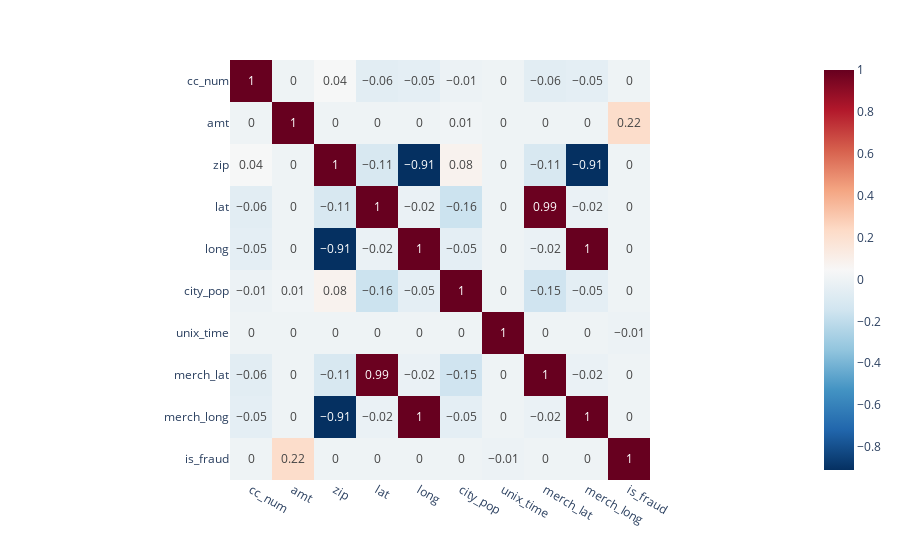

The notebook cell saved with this chart:
### Markdown cell above
#### correlation matrix for continuous features

### Code cell
#correlation matrix for numberical continuous features
df2 = df.drop("Unnamed: 0", axis=1 )
px.imshow(round(df2.select_dtypes('number').corr(),2), color_continuous_scale="RdBu_r", text_auto=True)

### Figure 1 — Plotly figure (JSON) as saved in the notebook; plotly's stock layout.template omitted (floating-point values rounded to 4 significant figures)
{"data": [{"coloraxis": "coloraxis", "hovertemplate": "x: %{x}<br>y: %{y}<br>color: %{z}<extra></extra>", "name": "0", "texttemplate": "%{z}", "type": "heatmap", "x": ["cc_num", "amt", "zip", "lat", "long", "city_pop", "unix_time", "merch_lat", "merch_long", "is_fraud"], "xaxis": "x", "y": ["cc_num", "amt", "zip", "lat", "long", "city_pop", "unix_time", "merch_lat", "merch_long", "is_fraud"], "yaxis": "y", "z": [[1, 0, 0.04, -0.06, -0.05, -0.01, 0, -0.06, -0.05, 0], [0, 1, 0, 0, 0, 0.01, 0, 0, 0, 0.22], [0.04, 0, 1, -0.11, -0.91, 0.08, 0, -0.11, -0.91, 0], [-0.06, 0, -0.11, 1, -0.02, -0.16, 0, 0.99, -0.02, 0], [-0.05, 0, -0.91, -0.02, 1, -0.05, 0, -0.02, 1, 0], [-0.01, 0.01, 0.08, -0.16, -0.05, 1, 0, -0.15, -0.05, 0], [0, 0, 0, 0, 0, 0, 1, 0, 0, -0.01], [-0.06, 0, -0.11, 0.99, -0.02, -0.15, 0, 1, -0.02, 0], [-0.05, 0, -0.91, -0.02, 1, -0.05, 0, -0.02, 1, 0], [0, 0.22, 0, 0, 0, 0, -0.01, 0, 0, 1]]}], "layout": {"coloraxis": {"colorscale": [[0, "rgb(5,48,97)"], [0.1, "rgb(33,102,172)"], [0.2, "rgb(67,147,195)"], [0.3, "rgb(146,197,222)"], [0.4, "rgb(209,229,240)"], [0.5, "rgb(247,247,247)"], [0.6, "rgb(253,219,199)"], [0.7, "rgb(244,165,130)"], [0.8, "rgb(214,96,77)"], [0.9, "rgb(178,24,43)"], [1, "rgb(103,0,31)"]]}, "margin": {"t": 60}, "xaxis": {"anchor": "y", "constrain": "domain", "domain": [0, 1], "scaleanchor": "y"}, "yaxis": {"anchor": "x", "autorange": "reversed", "constrain": "domain", "domain": [0, 1]}}}
